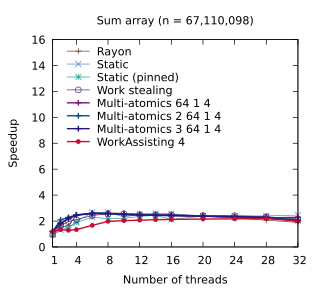

This figure's gnuplot source:
set title "Sum array (n = 67,110,098)"
set terminal pdf size 3.2,2.9
set output "./results/Sum_array_n___67,110,098.pdf"
set key on
set key top left Left reverse
set key samplen 2.5
set xrange [1:32]
set xtics (1, 4, 8, 12, 16, 20, 24, 28, 32)
set xlabel "Number of threads"
set yrange [0:16]
set ylabel "Speedup"
plot './results/Sum_array_n___67,110,098.dat' using 1:2 title "Rayon" pointsize 0.7 lw 1 pt 1 linecolor rgb "#6E3B23" with linespoints, \
  './results/Sum_array_n___67,110,098.dat' using 1:3 title "Static" pointsize 0.7 lw 1 pt 2 linecolor rgb "#5287C6" with linespoints, \
  './results/Sum_array_n___67,110,098.dat' using 1:4 title "Static (pinned)" pointsize 0.7 lw 1 pt 3 linecolor rgb "#24A793" with linespoints, \
  './results/Sum_array_n___67,110,098.dat' using 1:5 title "Work stealing" pointsize 0.7 lw 1 pt 6 linecolor rgb "#5B2182" with linespoints, \
  './results/Sum_array_n___67,110,098.dat' using 1:6 title "Multi-atomics 64 1 4" pointsize 0.7 lw 2 pt 1 linecolor rgb "#801478" with linespoints, \
  './results/Sum_array_n___67,110,098.dat' using 1:7 title "Multi-atomics 2 64 1 4" pointsize 0.7 lw 2 pt 1 linecolor rgb "#0A5080" with linespoints, \
  './results/Sum_array_n___67,110,098.dat' using 1:8 title "Multi-atomics 3 64 1 4" pointsize 0.7 lw 2 pt 1 linecolor rgb "#281480" with linespoints, \
  './results/Sum_array_n___67,110,098.dat' using 1:9 title "WorkAssisting 4" pointsize 0.4 lw 2 pt 7 linecolor rgb "#C80A35" with linespoints
